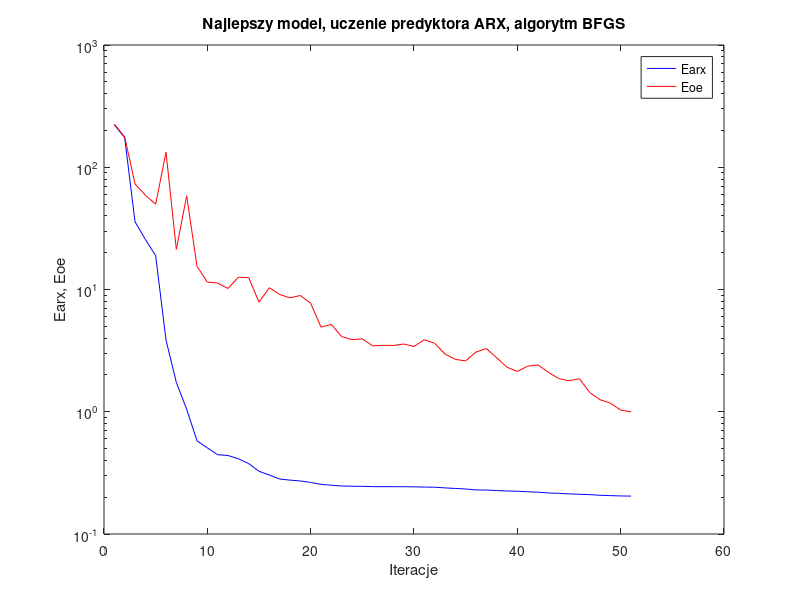

The MATLAB script that drew this image:
%uczenie predyktora arx
clear;
n=0; farx(n+1)=2.227229e+002; foe(n+1)=2.243677e+002; wspucz(n+1)=0.000000e+000; ng(n+1)=0.000000e+000;
%odnowa zmiennej metryki
n=1; farx(n+1)=1.746708e+002; foe(n+1)=1.772905e+002; krok(n+1)=5.113081e-004; ng(n+1)=5.708252e+002;
n=2; farx(n+1)=3.589078e+001; foe(n+1)=7.307133e+001; krok(n+1)=1.589439e-002; ng(n+1)=2.386635e+002;
n=3; farx(n+1)=2.570626e+001; foe(n+1)=5.910379e+001; krok(n+1)=1.164626e-003; ng(n+1)=4.290377e+002;
n=4; farx(n+1)=1.889748e+001; foe(n+1)=4.986305e+001; krok(n+1)=1.694223e-003; ng(n+1)=3.132154e+002;
n=5; farx(n+1)=3.866918e+000; foe(n+1)=1.326448e+002; krok(n+1)=4.792105e-003; ng(n+1)=3.046693e+002;
n=6; farx(n+1)=1.735974e+000; foe(n+1)=2.130086e+001; krok(n+1)=2.113019e-002; ng(n+1)=2.707454e+002;
n=7; farx(n+1)=1.048467e+000; foe(n+1)=5.840746e+001; krok(n+1)=3.280985e-002; ng(n+1)=1.534411e+002;
n=8; farx(n+1)=5.782459e-001; foe(n+1)=1.547404e+001; krok(n+1)=4.155078e-002; ng(n+1)=9.460631e+001;
n=9; farx(n+1)=5.065472e-001; foe(n+1)=1.150812e+001; krok(n+1)=3.172714e-002; ng(n+1)=5.177527e+001;
n=10; farx(n+1)=4.454481e-001; foe(n+1)=1.128850e+001; krok(n+1)=2.230542e-001; ng(n+1)=9.880132e+000;
n=11; farx(n+1)=4.385313e-001; foe(n+1)=1.019492e+001; krok(n+1)=2.165649e-002; ng(n+1)=1.199775e+001;
n=12; farx(n+1)=4.128580e-001; foe(n+1)=1.261100e+001; krok(n+1)=3.768236e-001; ng(n+1)=1.176967e+001;
n=13; farx(n+1)=3.766147e-001; foe(n+1)=1.250672e+001; krok(n+1)=3.180725e-001; ng(n+1)=5.358614e+000;
n=14; farx(n+1)=3.259788e-001; foe(n+1)=7.891529e+000; krok(n+1)=1.434696e-001; ng(n+1)=2.646300e+001;
n=15; farx(n+1)=3.037400e-001; foe(n+1)=1.034176e+001; krok(n+1)=2.097829e-001; ng(n+1)=9.190538e+000;
n=16; farx(n+1)=2.816158e-001; foe(n+1)=9.108246e+000; krok(n+1)=9.763190e-001; ng(n+1)=5.261102e+000;
n=17; farx(n+1)=2.759611e-001; foe(n+1)=8.546650e+000; krok(n+1)=2.905057e-001; ng(n+1)=1.237628e+001;
n=18; farx(n+1)=2.715771e-001; foe(n+1)=8.931295e+000; krok(n+1)=5.002089e-001; ng(n+1)=5.802896e+000;
n=19; farx(n+1)=2.640107e-001; foe(n+1)=7.711881e+000; krok(n+1)=2.392207e+000; ng(n+1)=3.526445e+000;
n=20; farx(n+1)=2.548570e-001; foe(n+1)=4.924927e+000; krok(n+1)=2.765168e+000; ng(n+1)=2.782748e+000;
n=21; farx(n+1)=2.505822e-001; foe(n+1)=5.179706e+000; krok(n+1)=2.893371e-001; ng(n+1)=5.739524e+000;
n=22; farx(n+1)=2.470614e-001; foe(n+1)=4.118922e+000; krok(n+1)=5.520515e-001; ng(n+1)=5.805271e+000;
n=23; farx(n+1)=2.460615e-001; foe(n+1)=3.887884e+000; krok(n+1)=3.255844e-001; ng(n+1)=3.117839e+000;
n=24; farx(n+1)=2.453702e-001; foe(n+1)=3.951833e+000; krok(n+1)=3.268918e-001; ng(n+1)=3.170630e+000;
n=25; farx(n+1)=2.441055e-001; foe(n+1)=3.458637e+000; krok(n+1)=1.754638e+000; ng(n+1)=1.082965e+000;
%odnowa zmiennej metryki
n=26; farx(n+1)=2.437684e-001; foe(n+1)=3.494574e+000; krok(n+1)=5.391128e-004; ng(n+1)=3.045938e+000;
n=27; farx(n+1)=2.437361e-001; foe(n+1)=3.484508e+000; krok(n+1)=1.667309e-003; ng(n+1)=5.767081e-001;
n=28; farx(n+1)=2.436296e-001; foe(n+1)=3.582883e+000; krok(n+1)=1.137613e-003; ng(n+1)=1.006148e+000;
n=29; farx(n+1)=2.430771e-001; foe(n+1)=3.421538e+000; krok(n+1)=3.026447e-001; ng(n+1)=1.556238e-001;
n=30; farx(n+1)=2.420054e-001; foe(n+1)=3.881041e+000; krok(n+1)=2.538306e-001; ng(n+1)=3.969449e-001;
n=31; farx(n+1)=2.414567e-001; foe(n+1)=3.627406e+000; krok(n+1)=8.097460e-002; ng(n+1)=3.615059e+000;
n=32; farx(n+1)=2.383363e-001; foe(n+1)=2.967856e+000; krok(n+1)=7.491049e-001; ng(n+1)=5.874078e+000;
n=33; farx(n+1)=2.358518e-001; foe(n+1)=2.680693e+000; krok(n+1)=5.045908e-001; ng(n+1)=2.982662e+000;
n=34; farx(n+1)=2.334460e-001; foe(n+1)=2.607462e+000; krok(n+1)=6.228822e-001; ng(n+1)=2.849368e+000;
n=35; farx(n+1)=2.293580e-001; foe(n+1)=3.078710e+000; krok(n+1)=6.449478e-001; ng(n+1)=4.158564e+000;
n=36; farx(n+1)=2.288051e-001; foe(n+1)=3.287274e+000; krok(n+1)=6.504518e-002; ng(n+1)=3.001833e+000;
n=37; farx(n+1)=2.267758e-001; foe(n+1)=2.765710e+000; krok(n+1)=1.249330e+000; ng(n+1)=4.222601e-001;
n=38; farx(n+1)=2.247733e-001; foe(n+1)=2.313805e+000; krok(n+1)=3.403631e-001; ng(n+1)=4.128843e+000;
n=39; farx(n+1)=2.238024e-001; foe(n+1)=2.136969e+000; krok(n+1)=1.934788e-001; ng(n+1)=5.869956e+000;
n=40; farx(n+1)=2.216739e-001; foe(n+1)=2.358292e+000; krok(n+1)=7.248392e-001; ng(n+1)=8.085860e-001;
n=41; farx(n+1)=2.197115e-001; foe(n+1)=2.413298e+000; krok(n+1)=5.657309e-001; ng(n+1)=3.617069e+000;
n=42; farx(n+1)=2.166939e-001; foe(n+1)=2.104871e+000; krok(n+1)=4.188592e-001; ng(n+1)=7.595389e+000;
n=43; farx(n+1)=2.149993e-001; foe(n+1)=1.868793e+000; krok(n+1)=1.565625e-001; ng(n+1)=3.675944e+000;
n=44; farx(n+1)=2.128621e-001; foe(n+1)=1.793759e+000; krok(n+1)=3.691454e-001; ng(n+1)=1.625134e+000;
n=45; farx(n+1)=2.114607e-001; foe(n+1)=1.864095e+000; krok(n+1)=2.186286e-001; ng(n+1)=5.690522e+000;
n=46; farx(n+1)=2.099538e-001; foe(n+1)=1.439307e+000; krok(n+1)=2.209722e-001; ng(n+1)=4.512053e+000;
n=47; farx(n+1)=2.073651e-001; foe(n+1)=1.254406e+000; krok(n+1)=3.337224e-001; ng(n+1)=4.108032e+000;
n=48; farx(n+1)=2.060912e-001; foe(n+1)=1.177358e+000; krok(n+1)=7.847380e-001; ng(n+1)=3.072123e+000;
n=49; farx(n+1)=2.047722e-001; foe(n+1)=1.033666e+000; krok(n+1)=1.056270e+000; ng(n+1)=1.611857e+000;
n=50; farx(n+1)=2.042553e-001; foe(n+1)=9.983194e-001; krok(n+1)=3.838379e-001; ng(n+1)=2.682634e+000;

figure; semilogy(farx,'b'); hold on; semilogy(foe,'r'); xlabel('Iteracje'); ylabel('Earx, Eoe'); legend('Earx','Eoe'); title('Najlepszy model, uczenie predyktora ARX, algorytm BFGS');
%figure; subplot(2,1,1); semilogy(krok); xlabel('Iteracje'); ylabel('Krok');
%subplot(2,1,2); semilogy(ng); xlabel('Iteracje'); ylabel('Norma gradientu');
Earx=farx(n+1);
Eoe=foe(n+1);
